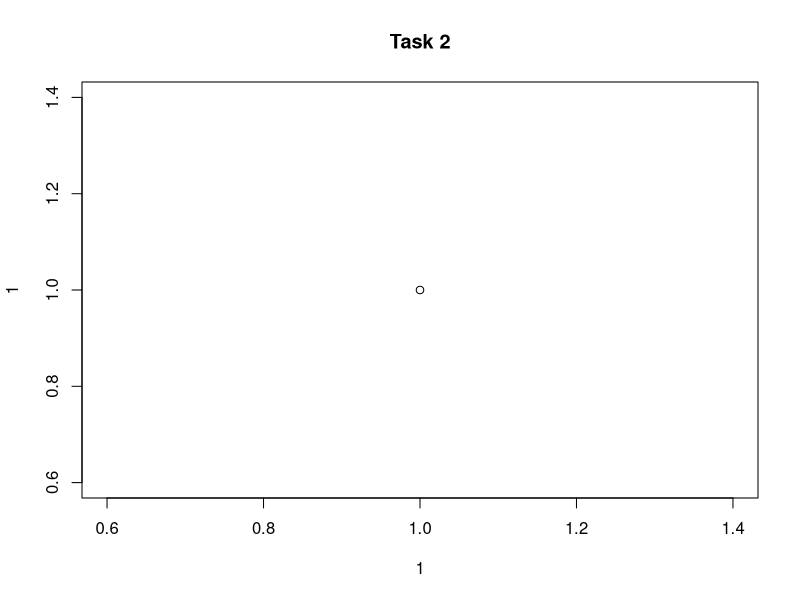

Write the R code that produced this figure.
## ---- chunk 1
# This option turns evaluation of R code off in this document. Remove it
# if you use it as a template for solving the lab exercise.
knitr::opts_chunk$set(eval = TRUE)
## ---- chunk 2
library(spatstat)
## ---- chunk 3
    print("Task 1")
## ---- chunk 4
    plot(1,1, main="Task 2")
